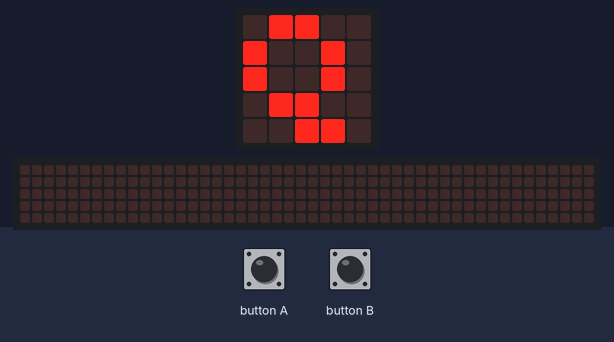
A program run on a simulated BBC micro:bit running MicroPython. On the bench: the board's 5×5 LED display, a strip that is not on the board, showing the scrolling text unrolled. The test bench sets the inputs (shaded band). Random numbers come from a fixed seed; the 48×5 strip is a reading aid, not a part: it shows the text the display is scrolling, unrolled, one strip-width of it at a time.

Above: at 5.0 s.
5.1 s: button A pressed for 3.2 s
At 8.9 s:
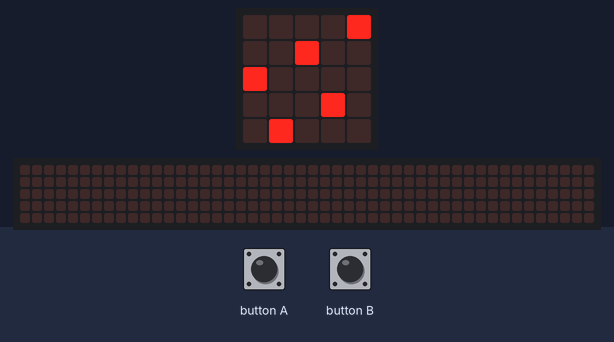
9.8 s: button B pressed for 0.15 s
At 9.87 s:
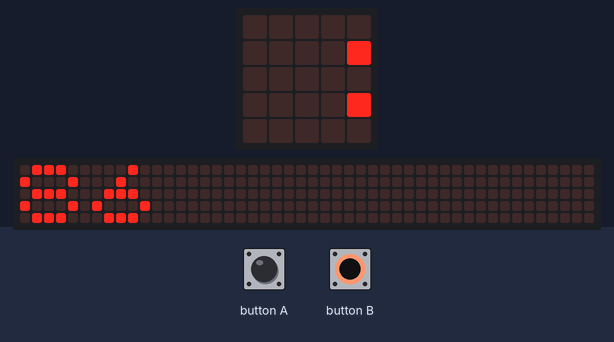
10.5 s: button A pressed for 3.2 s
At 15.3 s:
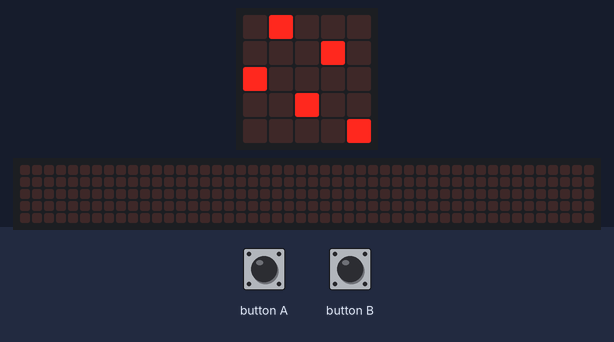
15.7 s: button A pressed for 3.2 s
At 18.2 s:
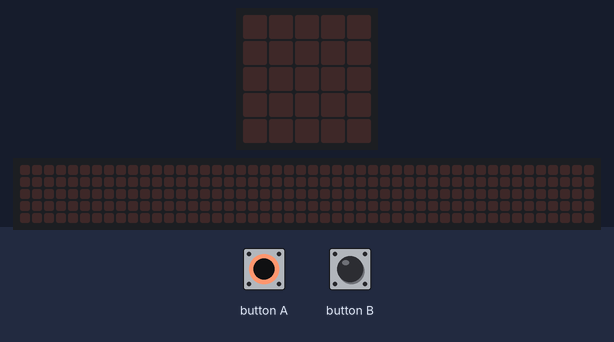
20.8 s: button A pressed for 0.15 s
At 21.01 s:
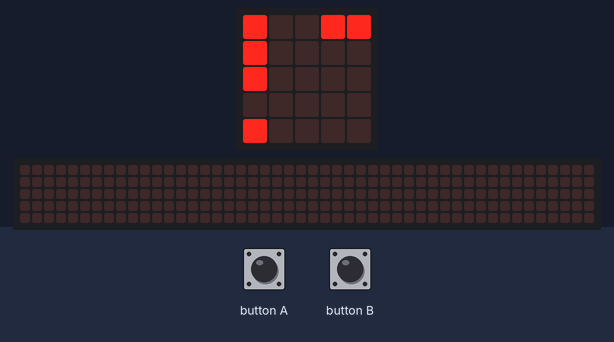
22.6 s: button A pressed for 1 s
At 24.2 s:
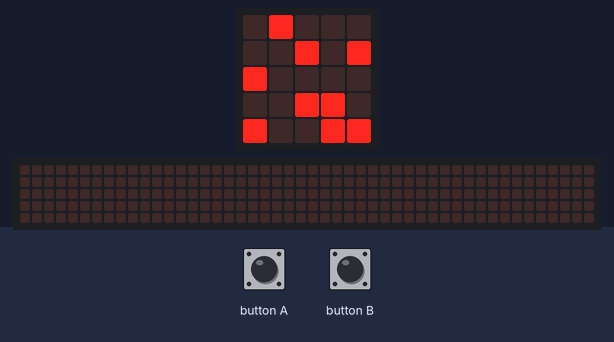
Timing chart, 0 to 25.7 s (numbered marks = the images above; inputs shaded):
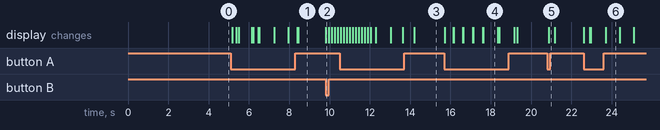

Measured:
- after the input at 5.1 s, the display: first changes after 0.06 s (image 1 shows a later state)
- after the input at 9.8 s, the display: changes at once (image 2)
- after the input at 15.7 s, the display: changes at once (image 4)
- after the input at 20.8 s, the display: changes after 0.06 s (image 5)
- after the input at 22.6 s, the display: first changes at once (image 6 shows a later state)
- what the display in image 4 shows lasts 0.8 s, from 17.6 s to 18.4 s

The program:

main.py
```python
import random
from microbit import *

n = 5

du = [0.0] * (n * n)
u = [0.0] * (n * n)
v = [0] * (n * n)

A = 1.0
B = 1.0
C = 1.0

def initialize(u, v, n):
    for i in range(n * n):
        u[i] = random.uniform(-1.0, 1.0)
        if u[i] > 0.0:
            v[i] = 1

def judge(v, du, n):
    number_of_queens = 0;
    for i in range(n * n):
        if v[i] == 1:
            if du[i] == 0.0:
                number_of_queens += 1
    return number_of_queens == n

def print_network(v, n):
    result = ""
    for i in range(n):
        for j in range(n):
            result = result + str(v[i * n + j] * 9)
        result = result + ":"
    image = Image(result)
    display.show(image)

display.show("Q")
while True:
    if button_a.is_pressed():
        break

while True:
    trial = 1;
    found = False;
    while True:
        initialize(u, v, n)
        for epoch in range(1, 100):
            for i in range(n):
                for j in range(n):
                    s = 0.0
                    du[i * n + j] = 0.0

                    for k in range(n):
                        s += v[i * n + k]
                    du[i * n + j] += -A * (s - 1)

                    s = 0.0
                    for k in range(n):
                        s += v[k * n + j]
                    du[i * n + j] += -A * (s - 1)

                    s = 0.0
                    for k in range(-n + 1, n):
                        if k != 0 and i - k >= 0 and i - k <= n - 1 and j - k >= 0 and j - k <= n - 1:
                            s += v[(i - k) * n + j - k]
                    du[i * n + j] += -B * s

                    s = 0.0
                    for k in range(-n + 1, n):
                        if k != 0 and i - k >= 0 and i - k <= n - 1 and j + k >= 0 and j + k <= n - 1:
                            s += v[(i - k) * n + j + k]
                    du[i * n + j] += -B * s

                    c = False
                    for k in range(n):
                        if v[i * n + k] == 1:
                            c = True
                            break
                    if c == False:
                        du[i * n + j] += C

                    c = False
                    for k in range(n):
                        if v[k * n + j] == 1:
                            c = True
                            break
                    if c == False:
                        du[i * n + j] += C

            for i in range(n):
                for j in range(n):
                    u[i * n + j] += du[i * n + j]
                    v[i * n + j] = 1 if u[i * n + j] > 0 else 0
            print_network(v, n)
            if judge(v, du, n):
                found = True
                break;
        if found == True:
            break
        trial += 1

    total = (trial - 1) * 100 + epoch

    while True:
        if button_a.is_pressed():
            break
        elif button_b.is_pressed():
            display.scroll(str(total))
            print_network(v, n)
```
